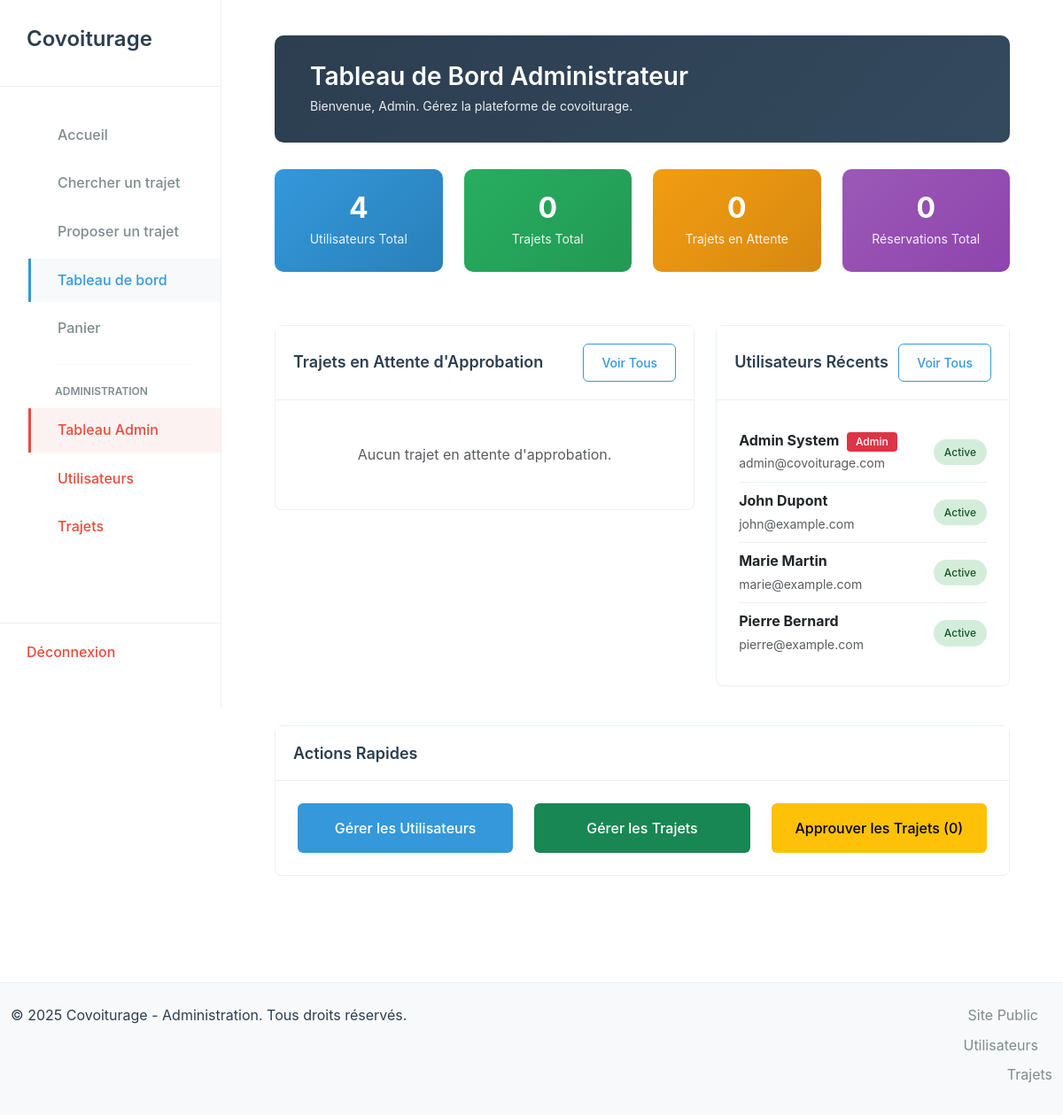
Screenshot of /pages/admin/dashboard.php (signed in) with the database file from the repository.
### tables this page shows
CREATE TABLE IF NOT EXISTS `users` (
  `id` INT NOT NULL AUTO_INCREMENT,
  `username` VARCHAR(100) NOT NULL UNIQUE,
  `email` VARCHAR(255) NOT NULL UNIQUE,
  `password` VARCHAR(255) NOT NULL,
  `first_name` VARCHAR(100),
  `last_name` VARCHAR(100),
  `phone` VARCHAR(20),
  `profile_picture` VARCHAR(255),
  `bio` TEXT,
  `location` VARCHAR(255),
  `rating` FLOAT DEFAULT 5.0,
  `reviews_count` INT DEFAULT 0,
  `is_driver` TINYINT(1) DEFAULT 0,
  `is_admin` TINYINT(1) DEFAULT 0,
  `vehicle_id` INT,
  `created_at` TIMESTAMP DEFAULT CURRENT_TIMESTAMP,
  `updated_at` TIMESTAMP DEFAULT CURRENT_TIMESTAMP ON UPDATE CURRENT_TIMESTAMP,
  `status` ENUM('active', 'inactive', 'banned') DEFAULT 'active',
  
  PRIMARY KEY (`id`),
  UNIQUE KEY `email_unique` (`email`),
  UNIQUE KEY `username_unique` (`username`),
  INDEX `status_idx` (`status`),
  INDEX `is_driver_idx` (`is_driver`),
  INDEX `is_admin_idx` (`is_admin`)
);

### pages/admin/dashboard.php (the view, shortened to what this page needs)
<?php
require_once '../../includes/db_connect.php';
$stats = [
    'total_users' => 0,
    'active_users' => 0,
    'total_rides' => 0,
    'pending_rides' => 0,
    'approved_rides' => 0,
    'total_bookings' => 0
];
$recent_users = [];
$pending_rides = [];
try {
    $stats_query = "SELECT
        (SELECT COUNT(*) FROM users) as total_users,
        (SELECT COUNT(*) FROM users WHERE status = 'active') as active_users,
        (SELECT COUNT(*) FROM rides) as total_rides,
        (SELECT COUNT(*) FROM rides WHERE approval_status = 'pending') as pending_rides,
        (SELECT COUNT(*) FROM rides WHERE approval_status = 'approved') as approved_rides,
        (SELECT COUNT(*) FROM bookings) as total_bookings
    ";
    $stats_result = $db->query($stats_query);
    if ($stats_result) {
        $stats = $stats_result->fetch_assoc();
    }
    $users_query = "SELECT id, username, email, first_name, last_name, status, is_admin, created_at
                    FROM users ORDER BY created_at DESC LIMIT 5";
    $users_result = $db->query($users_query);
    if ($users_result) {
        $recent_users = $users_result->fetch_all(MYSQLI_ASSOC);
    }
    $pending_query = "
        SELECT r.*, u.first_name, u.last_name, u.email as driver_email
        FROM rides r
        JOIN users u ON r.driver_id = u.id
        WHERE r.approval_status = 'pending'
        ORDER BY r.created_at DESC
        LIMIT 5
    ";
    $pending_result = $db->query($pending_query);
    if ($pending_result) {
        $pending_rides = $pending_result->fetch_all(MYSQLI_ASSOC);
    }
} catch (Exception $e) {
    $error_message = "Erreur: " . $e->getMessage();
}
?>
<!DOCTYPE html>
<html lang="fr">
<head>
    <link href="https://cdn.jsdelivr.net/npm/bootstrap@5.3.0/dist/css/bootstrap.min.css" rel="stylesheet">
    <link rel="stylesheet" href="../../assets/css/custom.css?v=<?php echo time(); ?>">
</head>
<body>
    <?php include '../../includes/sidebar.php'; ?>
    <div class="main-content">
        <div class="admin-header">
            <h1>Tableau de Bord Administrateur</h1>
            <p>Bienvenue, <?php echo htmlspecialchars($_SESSION['first_name'] ?? 'Admin'); ?>. Gérez la plateforme de covoiturage.</p>
        </div>
        <div class="row mb-4">
            <div class="col-md-3 mb-3">
                <div class="card admin-stats-card users">
                    <div class="card-body text-center">
                        <h3><?php echo number_format($stats['total_users']); ?></h3>
                        <p>Utilisateurs Total</p>
                    </div>
                </div>
            </div>
            <div class="col-md-3 mb-3">
                <div class="card admin-stats-card rides">
                    <div class="card-body text-center">
                        <h3><?php echo number_format($stats['total_rides']); ?></h3>
                        <p>Trajets Total</p>
                    </div>
                </div>
            </div>
            <div class="col-md-3 mb-3">
                <div class="card admin-stats-card pending">
                    <div class="card-body text-center">
                        <h3><?php echo number_format($stats['pending_rides']); ?></h3>
                        <p>Trajets en Attente</p>
                    </div>
                </div>
            </div>
            <div class="col-md-3 mb-3">
                <div class="card admin-stats-card bookings">
                    <div class="card-body text-center">
                        <h3><?php echo number_format($stats['total_bookings']); ?></h3>
                        <p>Réservations Total</p>
                    </div>
                </div>
            </div>
        </div>
        <div class="row">
            <div class="col-lg-7 mb-4">
                <div class="card">
                    <div class="card-header d-flex justify-content-between align-items-center">
                        <h3 class="mb-0">Trajets en Attente d'Approbation</h3>
                        <a href="rides.php?filter=pending" class="btn btn-sm btn-outline-primary">Voir Tous</a>
                    </div>
                    <div class="card-body">
                        <?php if (count($pending_rides) > 0): ?>
                            <div class="table-responsive">
                                <table class="table admin-table mb-0">
                                    <thead>
                                        <tr>
                                            <th>Trajet</th>
                                            <th>Conducteur</th>
                                            <th>Date</th>
                                            <th>Actions</th>
                                        </tr>
                                    </thead>
                                    <tbody>
                                        <?php foreach ($pending_rides as $ride): ?>
                                            <tr>
                                                <td>
                                                    <strong><?php echo htmlspecialchars($ride['origin']); ?></strong>
                                                    <span class="text-muted">→</span>
                                                    <strong><?php echo htmlspecialchars($ride['destination']); ?></strong>
                                                </td>
                                                <td><?php echo htmlspecialchars($ride['first_name'] . ' ' . $ride['last_name']); ?></td>
                                                <td><?php echo formatDate($ride['departure_date']); ?></td>
                                                <td>
                                                    <a href="approve_ride.php?id=<?php echo $ride['id']; ?>" class="btn btn-action view">Inspecter</a>
                                                </td>
                                            </tr>
                                        <?php endforeach; ?>
                                    </tbody>
                                </table>
                            </div>
                        <?php else: ?>
                            <p class="text-center text-muted py-4 mb-0">Aucun trajet en attente d'approbation.</p>
                        <?php endif; ?>
                    </div>
                </div>
            </div>
            <div class="col-lg-5 mb-4">
                <div class="card">
                    <div class="card-header d-flex justify-content-between align-items-center">
                        <h3 class="mb-0">Utilisateurs Récents</h3>
                        <a href="users.php" class="btn btn-sm btn-outline-primary">Voir Tous</a>
                    </div>
                    <div class="card-body">
                        <?php if (count($recent_users) > 0): ?>
                            <div class="list-group list-group-flush">
                                <?php foreach ($recent_users as $user): ?>
                                    <div class="list-group-item d-flex justify-content-between align-items-center px-0">
                                        <div>
                                            <strong><?php echo htmlspecialchars($user['first_name'] . ' ' . $user['last_name']); ?></strong>
                                            <?php if ($user['is_admin']): ?>
                                                <span class="badge bg-danger ms-1">Admin</span>
                                            <?php endif; ?>
                                            <br>
                                            <small class="text-muted"><?php echo htmlspecialchars($user['email']); ?></small>
                                        </div>
                                        <span class="status-badge <?php echo $user['status']; ?>">
                                            <?php echo ucfirst($user['status']); ?>
                                        </span>
                                    </div>
                                <?php endforeach; ?>
                            </div>
                        <?php else: ?>
                            <p class="text-center text-muted py-4 mb-0">Aucun utilisateur trouvé.</p>
                        <?php endif; ?>
                    </div>
                </div>
            </div>
        </div>
        <div class="row">
            <div class="col-12">
                <div class="card">
                    <div class="card-header">
                        <h3 class="mb-0">Actions Rapides</h3>
                    </div>
                    <div class="card-body">
                        <div class="row">
                            <div class="col-md-4 mb-3 mb-md-0">
                                <a href="users.php" class="btn btn-primary w-100 py-3">
                                    Gérer les Utilisateurs
                                </a>
                            </div>
                            <div class="col-md-4 mb-3 mb-md-0">
                                <a href="rides.php" class="btn btn-success w-100 py-3">
                                    Gérer les Trajets
                                </a>
                            </div>
                            <div class="col-md-4">
                                <a href="rides.php?filter=pending" class="btn btn-warning w-100 py-3">
                                    Approuver les Trajets (<?php echo $stats['pending_rides']; ?>)
                                </a>
                            </div>
                        </div>
                    </div>
                </div>
            </div>
        </div>
    </div>
    <footer class="py-4">
        <div class="container-fluid">
            <div class="row">
                <div class="col-md-6">
                    <p class="mb-0">&copy; <?php echo date("Y"); ?> Covoiturage - Administration. Tous droits réservés.</p>
                </div>
                <div class="col-md-6 text-end">
                    <a href="../../index.php" class="text-decoration-none me-3">Site Public</a>
                    <a href="users.php" class="text-decoration-none me-3">Utilisateurs</a>
                    <a href="rides.php" class="text-decoration-none">Trajets</a>
                </div>
            </div>
        </div>
    </footer>
</body>
</html>

### rows the page displays
users: first_name+last_name "Admin System", is_admin "Admin", email "admin@covoiturage.com", status "Active"
users: first_name+last_name "John Dupont", email "john@example.com", status "Active"
users: first_name+last_name "Marie Martin", email "marie@example.com", status "Active"
users: first_name+last_name "Pierre Bernard", email "pierre@example.com", status "Active"

### other values shown
$_SESSION['first_name'] "Admin"
$stats['total_users'] "4"
$stats['total_rides'] "0"
$stats['pending_rides'] "0"
$stats['total_bookings'] "0"
